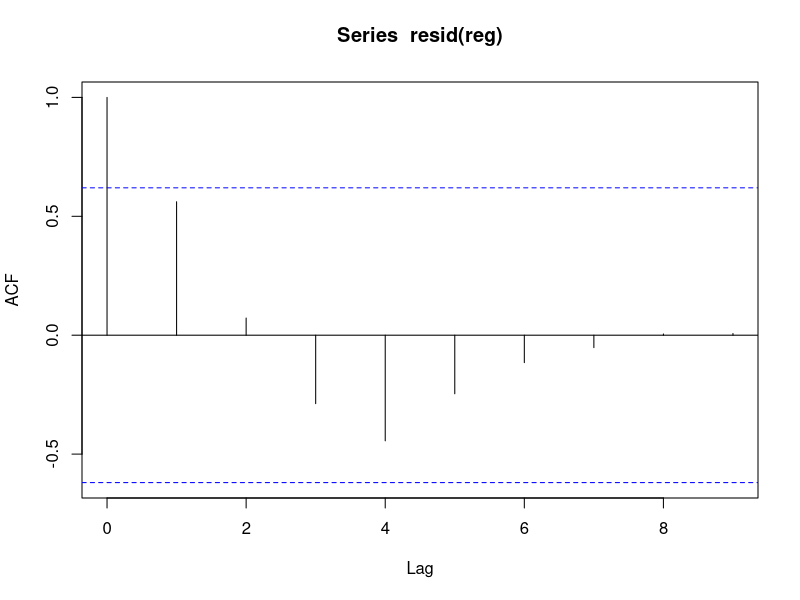
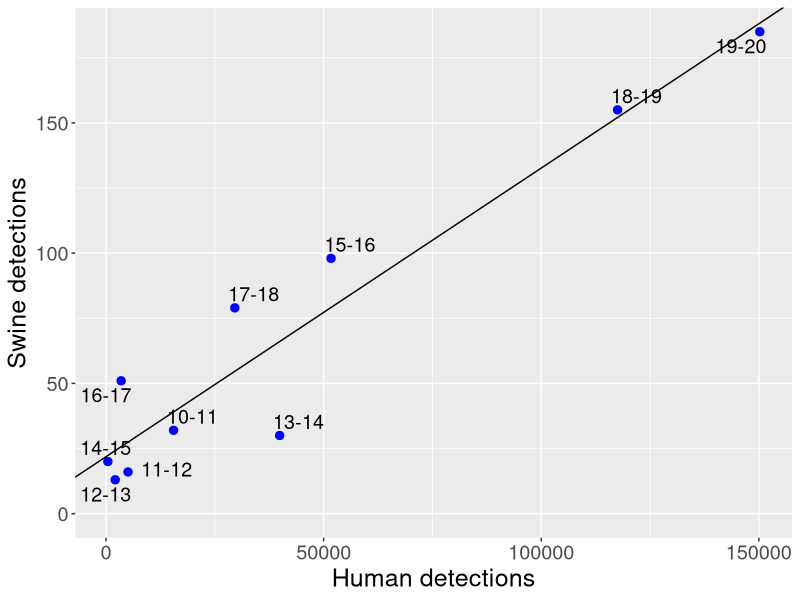

Source code (R) for these figures, in order:
# Read WHO FluNet human statistics:
flunet_orig <- read.table('FluNet_2010-1_2021-34.csv', sep=',', header=T)
flunet_orig$SDATE <- as.Date(flunet_orig$SDATE, format="%m/%d/%y")
flunet_orig$EDATE <- as.Date(flunet_orig$EDATE, format="%m/%d/%y")

# Read Iowa State University FLUture swine statistics:
fluture_daily <- read.table("FLUture_2022-10-13_daily.csv",
                            header=T, sep=",")
fluture_daily$date <- as.Date(fluture_daily$date, format="%m/%d/%y")

# Aggregation by seasons.
seasons <- c(10:20)  # 2010-11 up to 2020-21

season_bounds <- function(season_year, is_swine) {
  if (is_swine) {
    # swine: November - October
    start_date <- as.Date(paste(20, season_year, "-11-01", sep=""))
    end_date <- as.Date(paste(20, season_year + 1, "-10-30", sep=""))
  } else {
    # human: October - April
    start_date <- as.Date(paste(20, season_year, "-10-01", sep=""))
    end_date <- as.Date(paste(20, season_year + 1, "-4-30", sep=""))
  }
  c(start_date, end_date)
}

aggregate_flunet <- function(start_date, end_date) {
  start_week = -1
  accumulated <- data.frame(start_date=as.Date(character()), end_date=as.Date(character()),
                            pdm=integer(), h3=integer(), ibv=integer(),
                            unsubtyped=integer(), pdm_adj=integer())
  
  for (i in 1:nrow(flunet_orig)) {
    week_report <- flunet_orig[i,]
    week <- week_report$Week
    if (week_report$SDATE < start_date || week_report$EDATE > end_date) {
      next
    }
    
    if (start_week < 0) {
      accumulated <- data.frame(start_date=c(week_report$SDATE),
                                end_date=c(week_report$EDATE),
                                pdm=c(week_report$AH1N12009),
                                h3=c(week_report$AH3),
                                ibv=c(week_report$INF_B),
                                unsubtyped=c(week_report$ANOTSUBTYPED),
                                pdm_adj=c(0))
      start_week <- week
    } else {
      accumulated$end_date <- week_report$EDATE
      accumulated$pdm <- accumulated$pdm + week_report$AH1N12009
      accumulated$h3 <- accumulated$h3 + week_report$AH3
      accumulated$unsubtyped <- accumulated$unsubtyped + week_report$ANOTSUBTYPED
      accumulated$ibv <- accumulated$ibv + week_report$INF_B
    }
  }
  accumulated
}

aggregate_fluture <- function(start_date, end_date) {
  accumulated <- data.frame(sw_pdm=sum(fluture_daily[fluture_daily$date >= start_date&
                                                       fluture_daily$date <= end_date,]$pdmH1))
}

detections <- data.frame()
for (season in seasons) {
  flunet_season <- aggregate_flunet(season_bounds(season, F)[1], season_bounds(season, F)[2])
  fluture_season <- aggregate_fluture(season_bounds(season, T)[1], season_bounds(season, T)[2])
  flu_season <- cbind(flunet_season, fluture_season, labels=paste(season, season+1, sep='-'))
  detections <- rbind(detections, flu_season)
}
# Account for the ubsybtyped human detections:
detections$pdm_adj <- detections$pdm + detections$unsubtyped * (detections$pdm / (detections$pdm + detections$h3))

# Compute correlation between human and swine detections stats:
cor(detections$sw_pdm, detections$pdm_adj, method="pearson")
cor(detections$sw_pdm, detections$pdm_adj, method="spearman")

# Build a regression model:
reg <- lm(sw_pdm~pdm_adj, data=detections[-c(11),]) # Predictor: human. Remove 2020-21 season

# Optional: check whether residuals are auto-correlated
acf(resid(reg))

# Build a regression graph (Figure 3A).
library(ggrepel)
plot_data <- detections[-c(11),]
ggplot(plot_data, aes(pdm_adj, sw_pdm, label=labels)) +
  geom_text_repel(size=ifelse(plot_data$labels=='20-21', 5, 5),  point.padding=0.2) +
  scale_y_continuous(name="Swine detections", limits=c(0,NA))+
  scale_x_continuous(name="Human detections")+
  geom_point(color = ifelse(plot_data$labels=='20-21', "red", "blue"),
             size=ifelse(plot_data$labels=='20-21', 3, 2.5))+
  theme(text = element_text(size=18))+
  geom_abline(slope=coef(reg)[2], intercept=coef(reg)[1])
